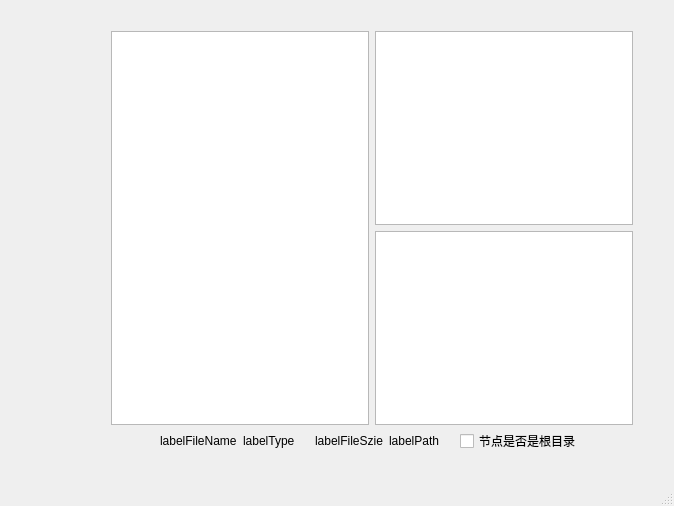
<?xml version="1.0" encoding="UTF-8"?>
<ui version="4.0">
 <class>MainWindow</class>
 <widget class="QMainWindow" name="MainWindow">
  <property name="geometry">
   <rect>
    <x>0</x>
    <y>0</y>
    <width>674</width>
    <height>506</height>
   </rect>
  </property>
  <property name="windowTitle">
   <string>MainWindow</string>
  </property>
  <widget class="QWidget" name="centralwidget">
   <widget class="QWidget" name="horizontalLayoutWidget">
    <property name="geometry">
     <rect>
      <x>160</x>
      <y>430</y>
      <width>421</width>
      <height>22</height>
     </rect>
    </property>
    <layout class="QHBoxLayout" name="horizontalLayout_2">
     <item>
      <widget class="QLabel" name="labelFileName">
       <property name="text">
        <string>labelFileName</string>
       </property>
      </widget>
     </item>
     <item>
      <widget class="QLabel" name="labelType">
       <property name="text">
        <string>labelType</string>
       </property>
      </widget>
     </item>
     <item>
      <widget class="QLabel" name="labelFileSzie">
       <property name="text">
        <string>labelFileSzie</string>
       </property>
      </widget>
     </item>
     <item>
      <widget class="QLabel" name="labelPath">
       <property name="text">
        <string>labelPath</string>
       </property>
      </widget>
     </item>
     <item>
      <widget class="QCheckBox" name="checkBoxIsDir">
       <property name="text">
        <string>节点是否是根目录</string>
       </property>
      </widget>
     </item>
    </layout>
   </widget>
   <widget class="QWidget" name="">
    <property name="geometry">
     <rect>
      <x>111</x>
      <y>31</y>
      <width>522</width>
      <height>394</height>
     </rect>
    </property>
    <layout class="QHBoxLayout" name="horizontalLayout">
     <item>
      <widget class="QTreeView" name="treeView"/>
     </item>
     <item>
      <layout class="QVBoxLayout" name="verticalLayout">
       <item>
        <widget class="QTableView" name="tableView"/>
       </item>
       <item>
        <widget class="QListView" name="listView"/>
       </item>
      </layout>
     </item>
    </layout>
   </widget>
  </widget>
  <widget class="QMenuBar" name="menubar">
   <property name="geometry">
    <rect>
     <x>0</x>
     <y>0</y>
     <width>674</width>
     <height>22</height>
    </rect>
   </property>
  </widget>
  <widget class="QStatusBar" name="statusbar"/>
 </widget>
 <resources/>
 <connections/>
</ui>
